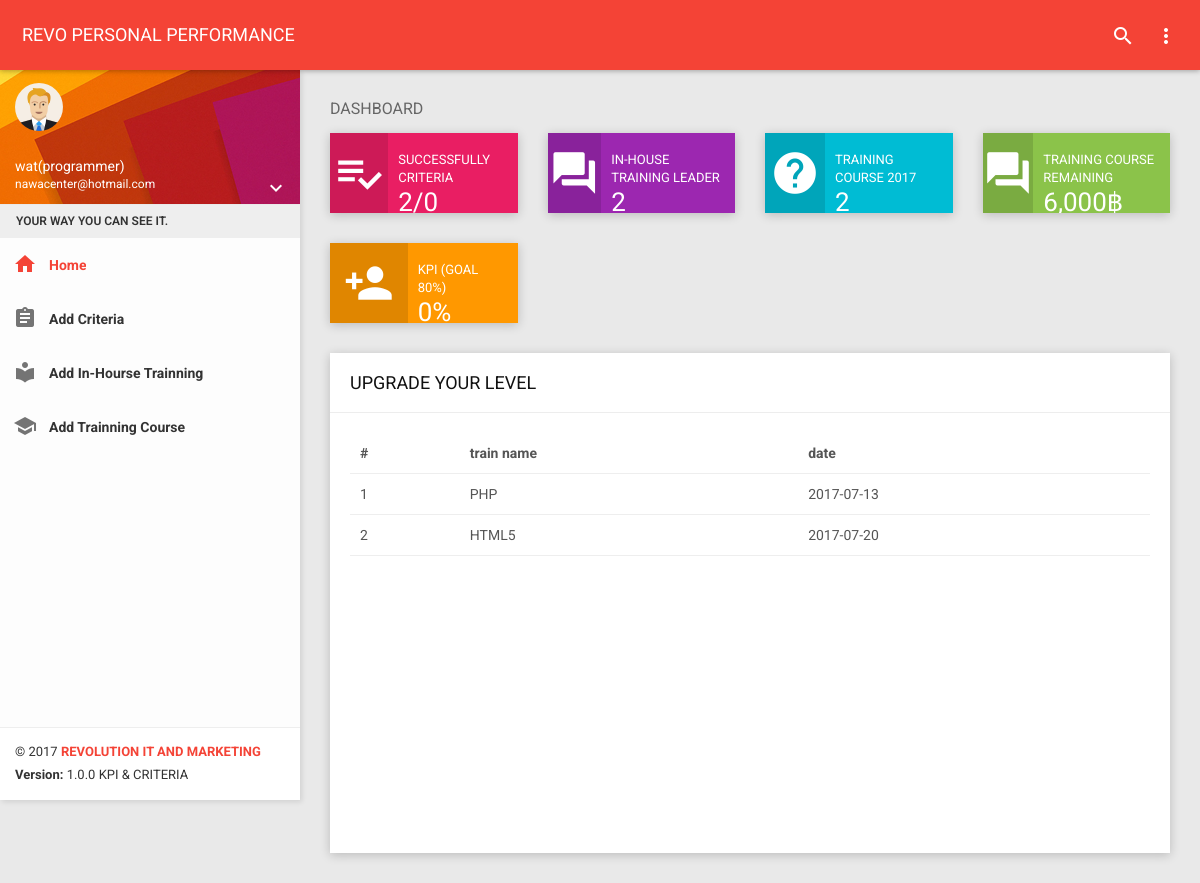
The page /dashboard.php?page=list_inhouse_training (signed in) on the database its author committed.
### tables this page shows
CREATE TABLE `in_house_train` (
  `in_house_train_id` int(6) NOT NULL,
  `in_house_train_name` varchar(200) DEFAULT NULL,
  `employee_id` int(4) DEFAULT NULL,
  `in_house_train_day` date DEFAULT NULL
);

### controller/dashboard.php (called while the page is built, shortened)
<?php
require_once("class/trainning.php");
$obj_trainning= new trainning;
 ?>

### controller/class/database.php (called while the page is built, shortened)
<?php
Class MyDatabase
{
  function MyDatabase()
  {
    $server="localhost";
    $user="root";
    $pass="000000";
    $database="kpi";
    $this->con=mysqli_connect($server,$user,$pass,$database);
  }
  function fncSelectRecord($strCondition)
  {
      $strSQL = "$strCondition";
      $objQuery =mysqli_query($this->con,$strSQL);
      if(!$objQuery){
        $num_rows =0;
      }else{
        $num_rows = mysqli_num_rows($objQuery);
      }
      $rowResult = array();
      if ($num_rows>0) {
        while($row =mysqli_fetch_assoc($objQuery)){
        $rowResult[] = $row;
      }
  }
    return   $rowResult;
  }
}
 ?>

### controller/class/trainning.php (called while the page is built, shortened)
<?php
require_once("database.php");
class trainning
{
public function listInHouse()
{
  $year=date("Y");
  $employee_id = $_SESSION['employee_id'];
  $clsMyDB = new MyDatabase();
  $sqlCondition = "SELECT *  FROM in_house_train WHERE employee_id ='$employee_id' and year(in_house_train_day)='$year'";
  $objSelect = $clsMyDB->fncSelectRecord($sqlCondition);
  if(!$objSelect)
  {
  $data="No data";
  }
  else{
  $data=$objSelect;
  }
  return $data;
}
}
 ?>

### list_inhouse_training.php (the view)
<?php
$data_list_in_house=$obj_trainning->listInHouse();
$totaldata=count($data_list_in_house);
if($totaldata>0){
 ?>
 <div class="header">
     <h2>UPGRADE YOUR LEVEL</h2>
 </div>
 <div class="body">
  <div class="table-responsive">
      <table class="table table-hover dashboard-task-infos">
          <thead>
              <tr>
                  <th>#</th>
                  <th>train name</th>
                  <th>date</th>
              </tr>
          </thead>
          <tbody>
          <?php
          for ($i=0; $i <$totaldata ; $i++) {
            ?>
            <tr>
                <td><?= ($i+1) ?></td>
                <td><?=$data_list_in_house[$i]["in_house_train_name"]?></td>
                <td><?=$data_list_in_house[$i]["in_house_train_day"]?></td>
            </tr>
            <?php
          }
?>
          </tbody>
      </table>
  </div>
   </div>
  <?php
}else{
  echo "no data";
}
   ?>

### rows shown on the page
in_house_train: in_house_train_name "PHP", in_house_train_day "2017-07-13"
in_house_train: in_house_train_name "HTML5", in_house_train_day "2017-07-20"

### other values the page prints
$_SESSION['name'] "wat(programmer)"
$_SESSION['username'] "nawacenter@hotmail.com"
$data_criteria "2"
$data_criteria_all "0"
$data_count_in_house "2"
$data_count_trainning_course "2"
$data_trainning_remaining "6,000"
$data_kpi "0"
